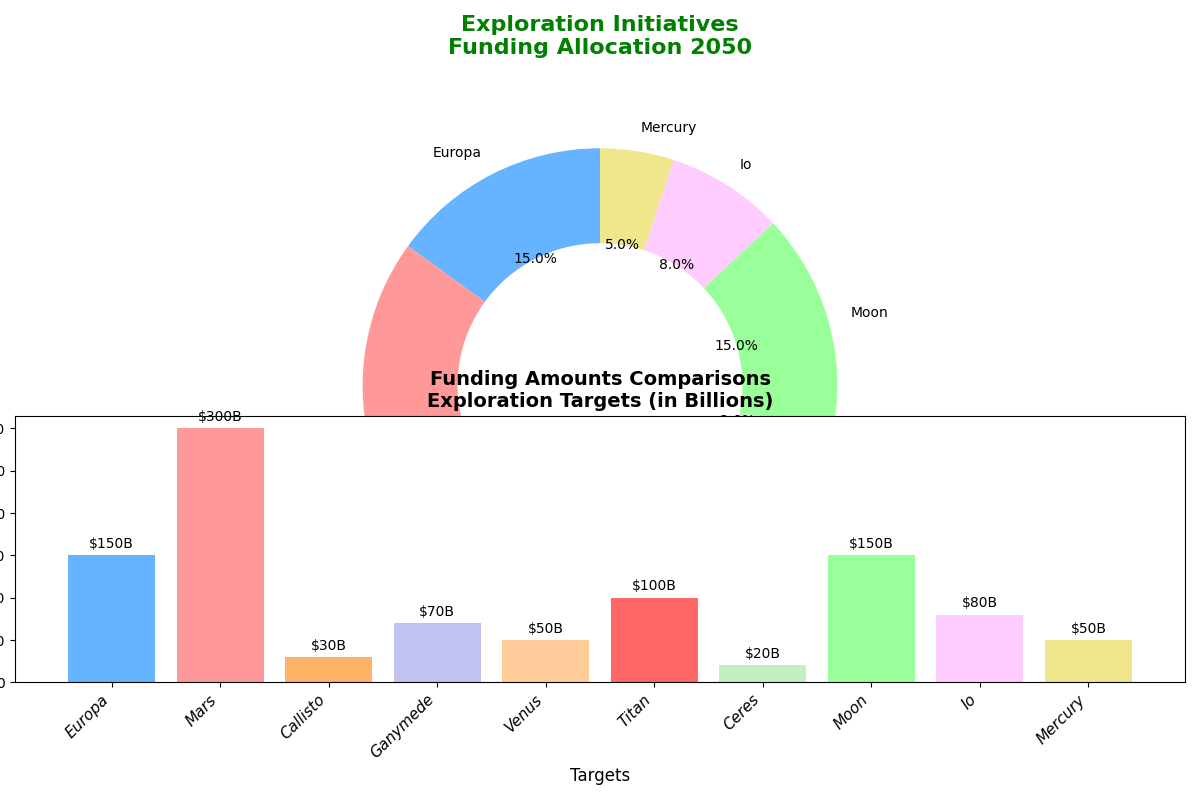

The Python source for this figure:
import matplotlib.pyplot as plt
import numpy as np

planets = ["Europa", "Mars", "Callisto", "Ganymede", "Venus", "Titan", "Ceres", "Moon", "Io", "Mercury"]
funding_percentages = [15, 30, 3, 7, 5, 10, 2, 15, 8, 5]
colors = ['#66b3ff', '#ff9999', '#ffb366', '#c2c2f0', '#ffcc99',
          '#ff6666', '#c2f0c2', '#99ff99', '#ffccff', '#f0e68c']

fig, ax = plt.subplots(figsize=(12, 8))

# Simplified pie chart
ax.pie(funding_percentages, labels=planets, colors=colors,
       autopct='%1.1f%%', startangle=90, textprops=dict(color="black"),
       wedgeprops=dict(width=0.4))

ax.set_title('Exploration Initiatives\nFunding Allocation 2050', 
             fontsize=16, fontweight='bold', color='green', pad=25)

ax.set_aspect('equal')

funding_amounts = [150, 300, 30, 70, 50, 100, 20, 150, 80, 50]
ax_bar = fig.add_subplot(212)
x_pos = np.arange(len(planets))
bars = ax_bar.bar(x_pos, funding_amounts, color=colors)

ax_bar.set_title('Funding Amounts Comparisons\nExploration Targets (in Billions)', fontsize=14, weight='bold')
ax_bar.set_xlabel('Targets', fontsize=12)
ax_bar.set_ylabel('Funding (Billion $)', fontsize=12)
ax_bar.set_xticks(x_pos)
ax_bar.set_xticklabels(planets, rotation=45, ha='right', fontsize=11, style='italic')

for bar in bars:
    height = bar.get_height()
    ax_bar.text(bar.get_x() + bar.get_width() / 2, height + 5, f"${height}B", ha='center', va='bottom', fontsize=10)

plt.tight_layout()

plt.show()
